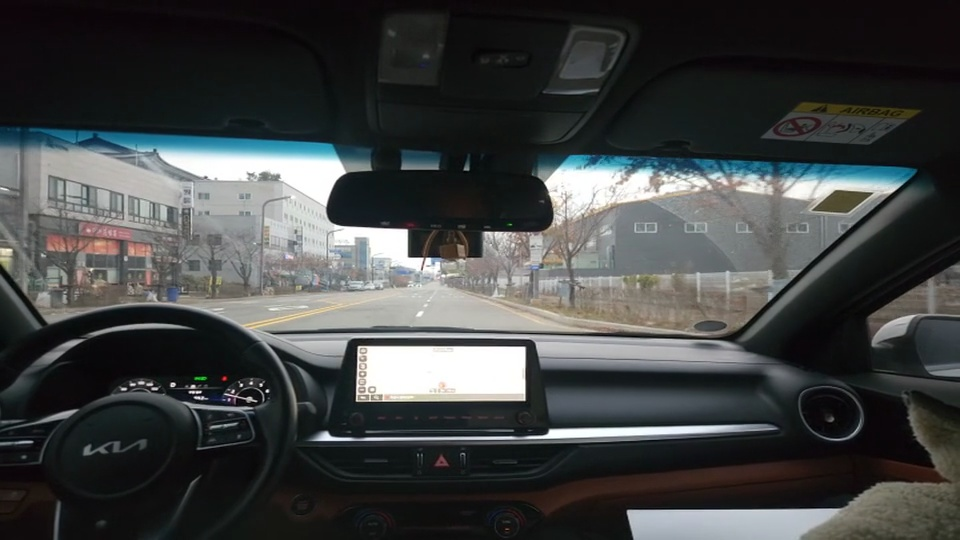
#> input picture model/find_lane/이벤트 4_original.jpg, 960 x 540 px
$ python -i final_lane_detection.py   (imports and definitions only)
#> lines starting #> are read from the running program, lines starting #| are printed output that depends on the picture; after the words box and inside, x2 and y2 are one past the last pixel; in counts of white or black regions, pixels touching at a corner belong together
#> further down, picture is the input picture: shape (540, 960, 3); mean B, G, R 67.4, 67.4, 64.9
#!/usr/bin/env python3
"""
차선 지속성(Persistence) 기반 차선 변경 감지
==============================================
차선이 일시적으로 사라져도 이전 위치를 유지
실제 차선 변경만 정확히 감지
"""
import cv2
import numpy as np
from pathlib import Path
import json

# [7 lines left out: function load_roi_config, not called in this run]

def detect_lane_lines(bev_frame, exclude_bottom_height=50):
    """직선 차선 검출"""
#> called with exclude_bottom_height = 50
    h, w = bev_frame.shape[:2]
#> h = 540; w = 960

    gray = cv2.cvtColor(bev_frame, cv2.COLOR_BGR2GRAY)
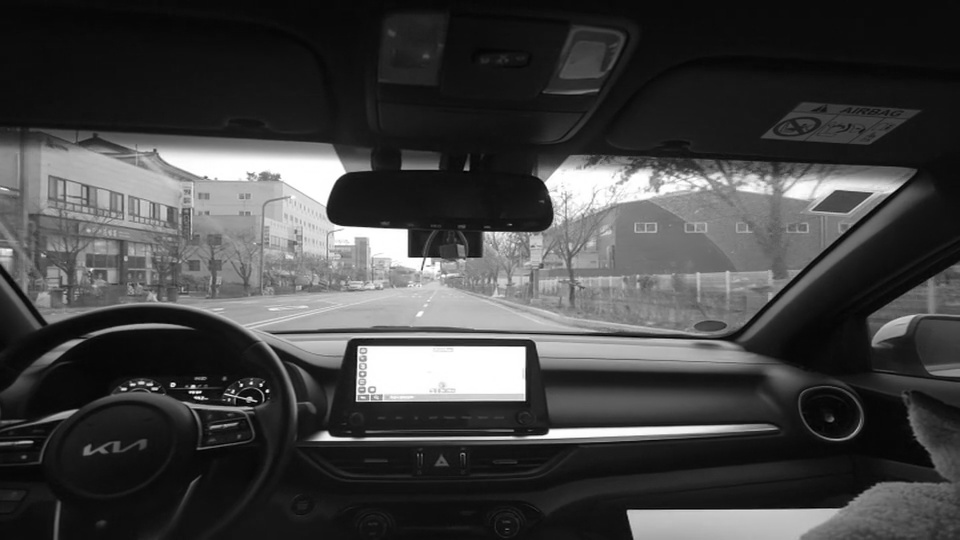
#> gray: shape (540, 960); min 0, max 255, mean 66.7
    blurred = cv2.GaussianBlur(gray, (5, 5), 0)
    edges = cv2.Canny(blurred, 50, 150)
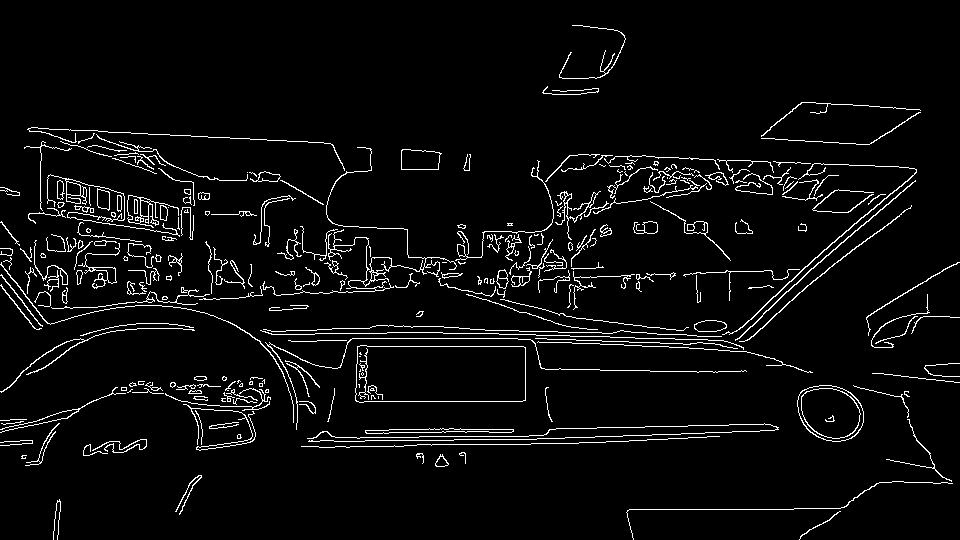
#> edges: shape (540, 960); 4.5% white in thin lines or dots

    mask = np.ones_like(edges)
    mask[h - exclude_bottom_height:, :] = 0
    edges = cv2.bitwise_and(edges, mask)
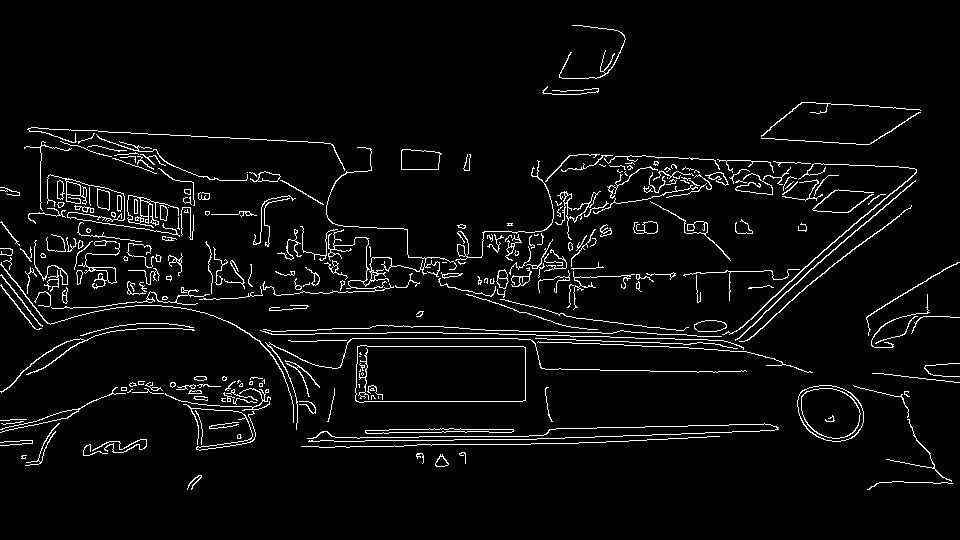
#> edges: shape (540, 960); values 0 (black) and 1 (white), 4.4% white in thin lines or dots, all inside (x1, y1, x2, y2) = (0, 25, 960, 490)

    lines = cv2.HoughLinesP(
        edges,
        rho=1,
        theta=np.pi/180,
        threshold=30,
        minLineLength=40,
        maxLineGap=10
    )
#> lines = 145 rows, first 6: [118, 303, 162, 301], [545, 369, 717, 372], [606, 441, 646, 440], [445, 436, 501, 436], [395, 440, 508, 439], [690, 273, 771, 270]

    return lines, edges

# [59 lines left out: functions filter_vertical_lines, get_line_x_at_bottom, find_lane_positions, not called in this run]

class LaneTracker:
    """차선 위치 추적 및 지속성 관리"""

    # [360 lines left out: functions __init__, update, detect_lane_change, process_video_final, main, not called in this run]

# [2 lines not run here, left out]

>>> import cv2
>>> picture = cv2.imread('이벤트 4_original.jpg')
>>> result = detect_lane_lines(picture)

$ run again, on model/find_lane/이벤트 5_original.jpg
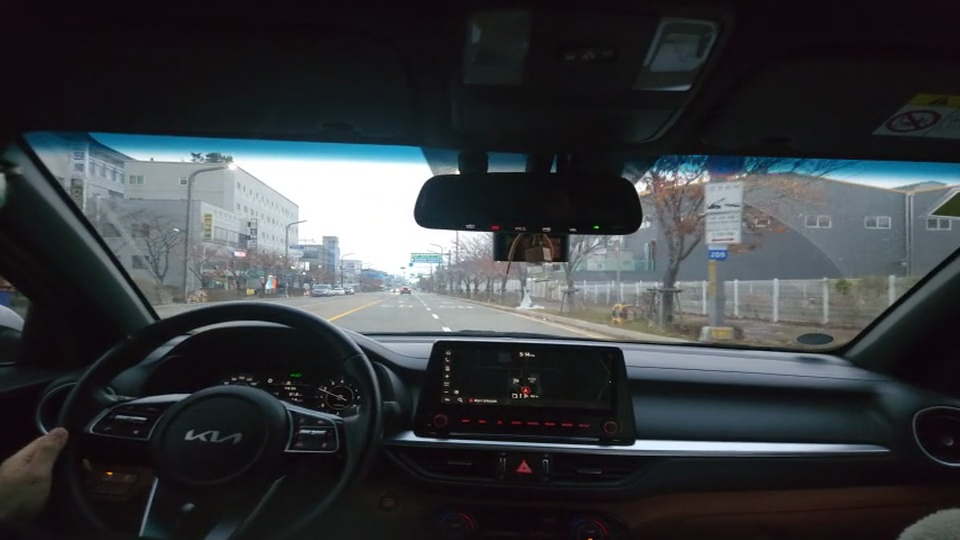
#> input picture model/find_lane/이벤트 5_original.jpg, 960 x 540 px
#> picture is the input picture: shape (540, 960, 3); mean B, G, R 61.8, 58.5, 55.1
#> in detect_lane_lines, `gray = cv2.cvtColor(bev_frame, cv2.COLOR_BGR2GRAY)`:
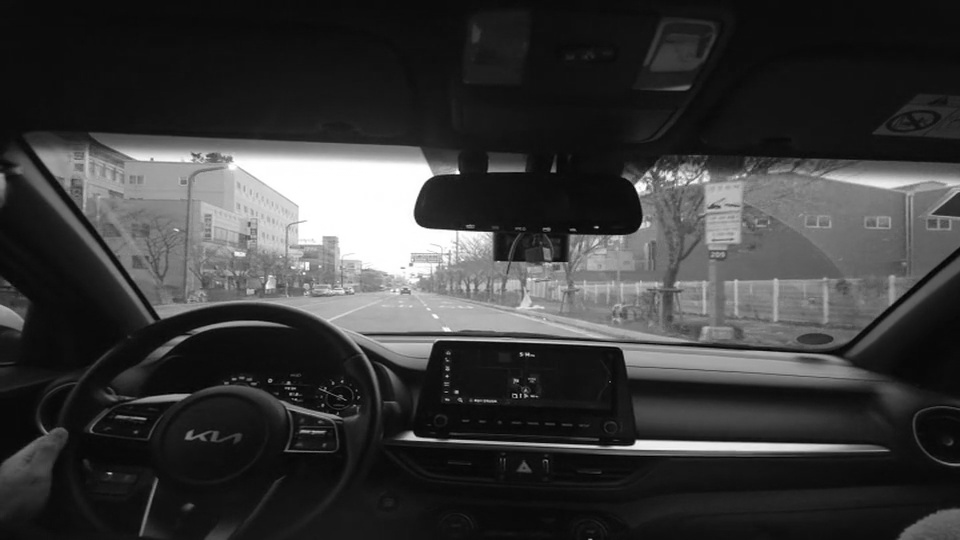
#> gray: shape (540, 960); min 0, max 255, mean 57.8
#> in detect_lane_lines, `edges = cv2.Canny(blurred, 50, 150)`:
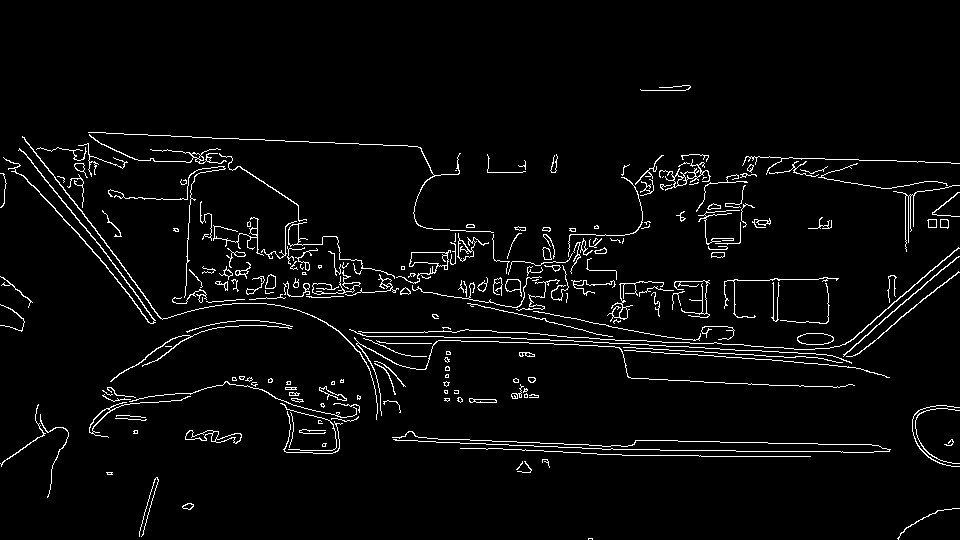
#> edges: shape (540, 960); 3.7% white in thin lines or dots, all inside (x1, y1, x2, y2) = (0, 85, 960, 540)
#> lines = 92 rows, first 6: [727, 280, 838, 278], [498, 337, 734, 349], [818, 444, 878, 445], [620, 349, 828, 364], [517, 342, 734, 353], [757, 350, 852, 356]

$ run again, on model/find_lane/method_1_hsv_basic.jpg
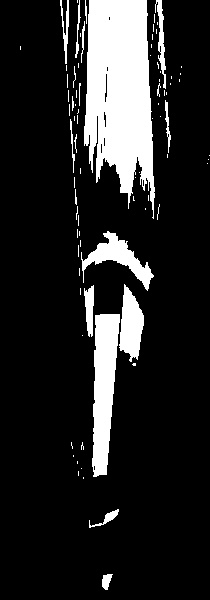
#> input picture model/find_lane/method_1_hsv_basic.jpg, 210 x 600 px
#> picture is the input picture: shape (600, 210, 3); min 0, max 255, mean 38.2
#> in detect_lane_lines, `blurred = cv2.GaussianBlur(gray, (5, 5), 0)`:
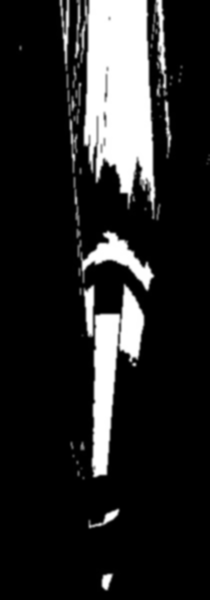
#> blurred: shape (600, 210); min 0, max 255, mean 38.2
#> in detect_lane_lines, `edges = cv2.Canny(blurred, 50, 150)`:
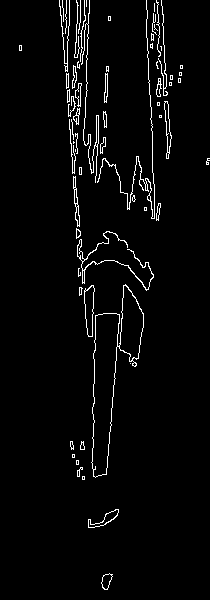
#> edges: shape (600, 210); 3.2% white in thin lines or dots, all inside (x1, y1, x2, y2) = (19, 0, 210, 590)
#> lines = 23 rows, first 6: [59, 0, 70, 130], [108, 446, 115, 371], [77, 197, 87, 334], [66, 63, 70, 116], [82, 63, 86, 3], [75, 203, 77, 256]

$ run again, on model/find_lane/method_2_hsv_tuned.jpg
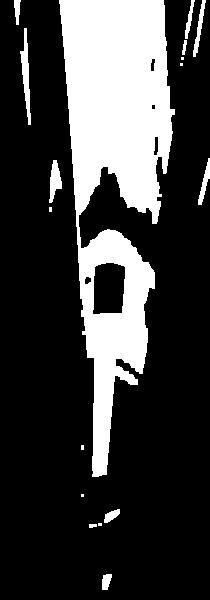
#> input picture model/find_lane/method_2_hsv_tuned.jpg, 210 x 600 px
#> picture is the input picture: shape (600, 210, 3); min 0, max 255, mean 61.9
#> in detect_lane_lines, `blurred = cv2.GaussianBlur(gray, (5, 5), 0)`:
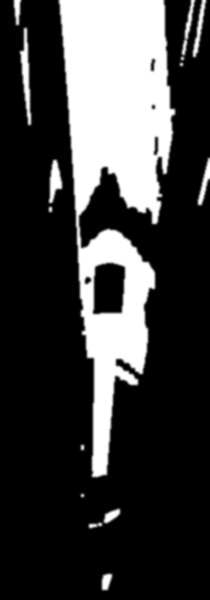
#> blurred: shape (600, 210); min 0, max 255, mean 61.9
#> in detect_lane_lines, `edges = cv2.Canny(blurred, 50, 150)`:
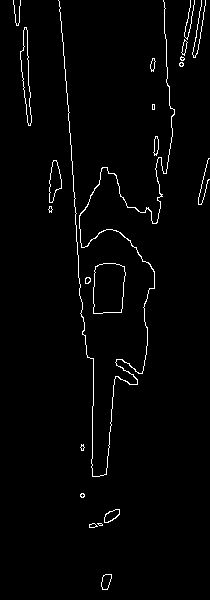
#> edges: shape (600, 210); 2% white in thin lines or dots
#> lines = 18 rows, first 6: [61, 21, 78, 265], [106, 474, 114, 379], [166, 173, 172, 132], [93, 405, 93, 361], [180, 66, 186, 22], [78, 268, 87, 357]
